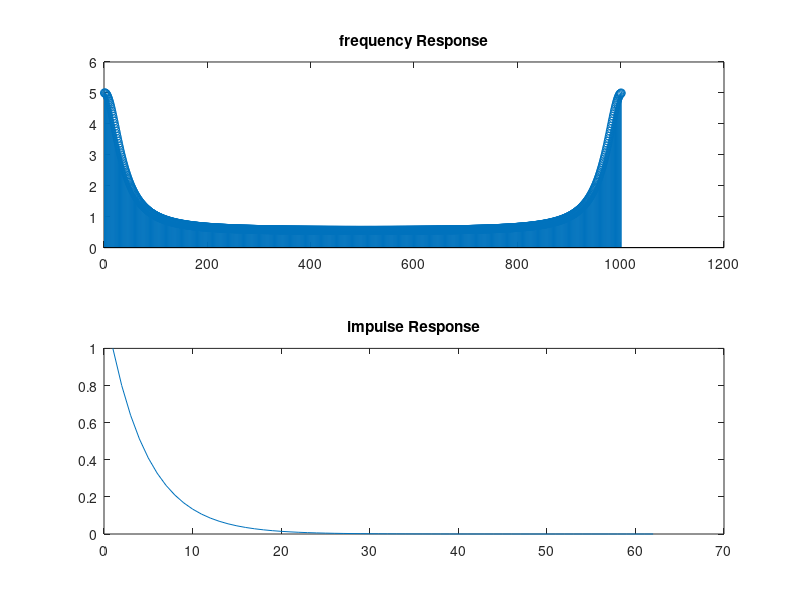

The MATLAB source for this figure:
n=1001;
p=-0.8;
d=[1,p];
y1=freqz(1,d,n,'whole');
y2=impz(1,d);

figure
subplot(2,1,1)
stem(y1)
title('frequency Response')

subplot(2,1,2)
plot(y2)
title('impulse Response')
